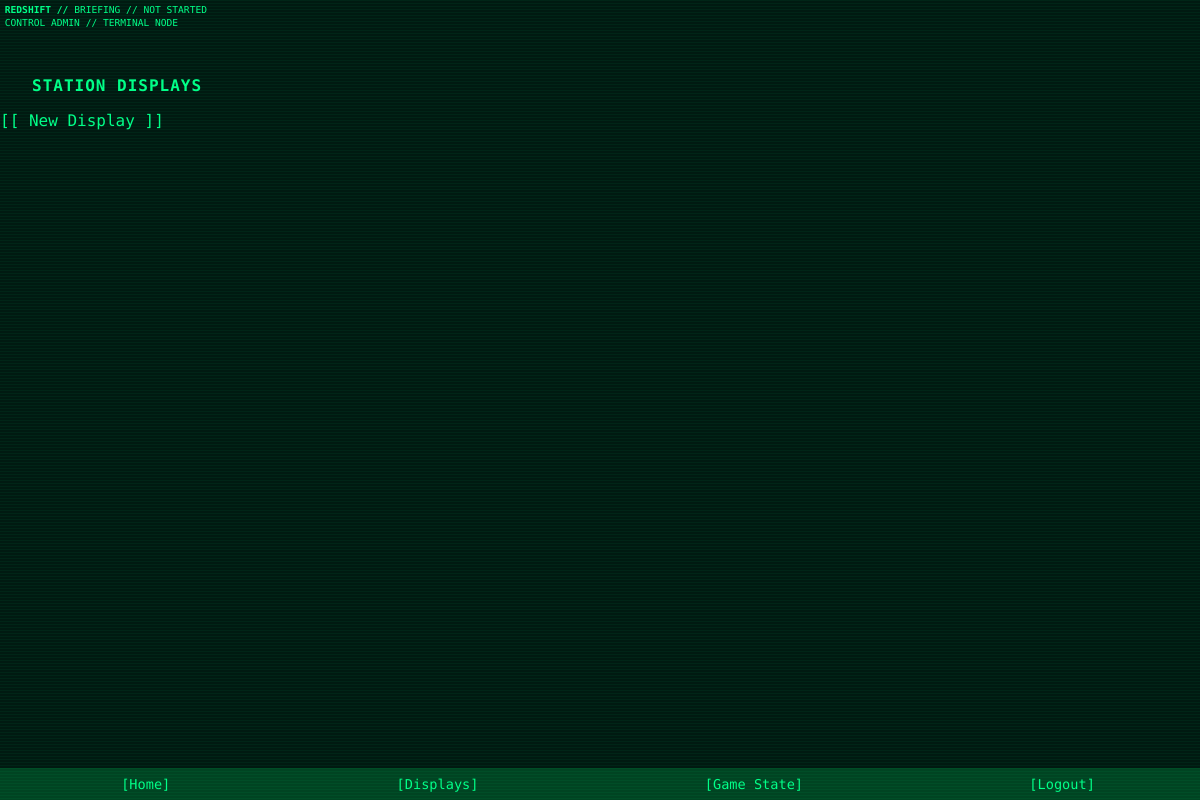
Screenshot of /control/displays (signed in) with the database file from the repository.
### app/models.py (models this page shows)
class GameState(db.Model):
    id = db.Column(db.Integer, primary_key=True, default=1)
    current_phase = db.Column(db.String(50), default="Not Started")
    phase_started_at = db.Column(db.DateTime, nullable=True)
    phase_duration_minutes = db.Column(db.Integer, default=40)
    alert_level = db.Column(db.String(20), default="Nominal")

class User(UserMixin, db.Model):
    id = db.Column(db.Integer, primary_key=True)
    username = db.Column(db.String(64), unique=True, nullable=False)
    email = db.Column(db.String(120), unique=True, nullable=False)
    password = db.Column(db.String(128), nullable=False)
    is_verified = db.Column(db.Boolean, default=False)
    role = db.Column(db.String(20), default='Player')  # 'Player' or 'Control'
    theme = db.Column(db.String(32), default='theme-green')
    character = db.relationship("Character", backref="user", uselist=False)

### app/routes.py (the view)
@main_bp.route('/control/displays')
@login_required
def manage_displays():
    if current_user.role != 'Control':
        abort(403)
    state = GameState.query.get(1)
    now = datetime.now()
    displays = Display.query.all()
    return render_template('display/displays.html', displays=displays, state=state, now=now)

### app/models.py (called while the page is built)
@login_manager.user_loader
def load_user(user_id):
    return User.query.get(int(user_id))

### app/templates/display/displays.html (shortened to what this page needs)
{% extends "base.html" %}
{% block content %}
<h1>Station Displays</h1>
<p><a href="{{ url_for('main.create_display') }}">[ New Display ]</a></p>
{% endblock %}

### app/templates/base.html (shortened to what this page needs)
<!DOCTYPE html>
<html lang="en">
<head>
  <link rel="stylesheet" href="{{ url_for('static', filename='css/retro.css') }}">
</head>
<body class="{{ current_user.theme if current_user.is_authenticated else 'theme-green' }}">
<div class="top-bar">
  <div>
    <strong>REDSHIFT //</strong>
    {% if state %}
      {{ state.current_phase }} //
      {% if state.phase_started_at %}
        <span id="phase-timer"></span>
      {% else %}
        Not started
      {% endif %}
    {% else %}
      STATE UNKNOWN
    {% endif %}
  </div>
  <div>
    {{ current_user.role if current_user.is_authenticated else "GUEST" }}
    {{ current_user.username }} // TERMINAL NODE
  </div>
</div>
<main class="main-content">
  {% block content %}{% endblock %}
</main>
<div class="nav-bar-bottom">
  {% if current_user.is_authenticated %}
  <a href="{{ url_for('main.dashboard') }}">Home</a>
    {% if current_user.role == 'Control' %}
    <a href="{{ url_for('main.manage_displays') }}">Displays</a>
    <a href="{{ url_for('main.control_game_state') }}">Game State</a>
    {% else %}
      {% if character %}
        <a href="{{ url_for('main.edit_character') }}">Edit</a>
      {% else %}
        <a href="{{ url_for('main.claim_character') }}">Create Char</a>
      {% endif %}
    {% endif %}
    <a href="{{ url_for('auth.logout') }}">Logout</a>
  {% else %}
    <a href="{{ url_for('auth.login') }}">Login</a>
    <a href="{{ url_for('auth.register') }}">Register</a>
  {% endif %}
</div>
</body>
</html>

### app/static/css/retro.css (style rules this page uses)
:root { --color-bg: #001a11; }
.theme-green { --color-fg: #00ff88; --color-accent: #00ffaa; --color-border: #00cc88; --color-muted: #004422; }
@media (min-width: 600px) { body { background-color: var(--color-bg); color: var(--color-fg); font-family: 'Share Tech Mono', monospace; margin: 0; padding: 0; animation: flickerAnim 3.6s infinite alternate; } }
@media (min-width: 600px) { a, h1, h2, h3, p, label, input, textarea, button, .nav-bar, .panel { animation: flickerAnim 3.6s infinite alternate; } }
@media (min-width: 600px) { h1, h2, h3 { padding: 0em 2em; } }
@media (min-width: 600px) { body::before { content: ""; position: fixed; top: 0; left: 0; width: 100%; height: 100%; pointer-events: none; background: repeating-linear-gradient( to bottom, rgba(0, 255, 136, 0.05) 0px, rgba(0, 255, 136, 0.05) 1px, transparent 1px, transparent 3px ); z-index: 9999; animation: roll 60s linear infinite; } }
a { text-decoration: none; color: var(--color-fg) }
a:before { content: "["; color: var(--color-fg) }
a:after { content: "]"; color: var(--color-fg) }
h1, h2, h3, label { text-transform: uppercase; letter-spacing: 1px; font-size: 1rem; }
.top-bar { background-color: var(--color-bg); color: var(--color-fg); padding: 0.5em; line-height: 1.1; white-space: normal; display: flex; flex-direction: column; gap: 0.25em; text-transform: uppercase; font-size: 0.6em; }
.main-content { padding-top: 2rem; }
.nav-bar-bottom { position: fixed; bottom: 0; width: 100%; background-color: var(--color-muted); display: flex; justify-content: space-around; padding: 0.5rem; z-index: 100; }
.nav-bar-bottom a { font-size: 0.85rem; color: var(--color-fg); text-decoration: none; }

### rows the page displays
GameState: current_phase "BRIEFING"
User: role "CONTROL", username "ADMIN"
